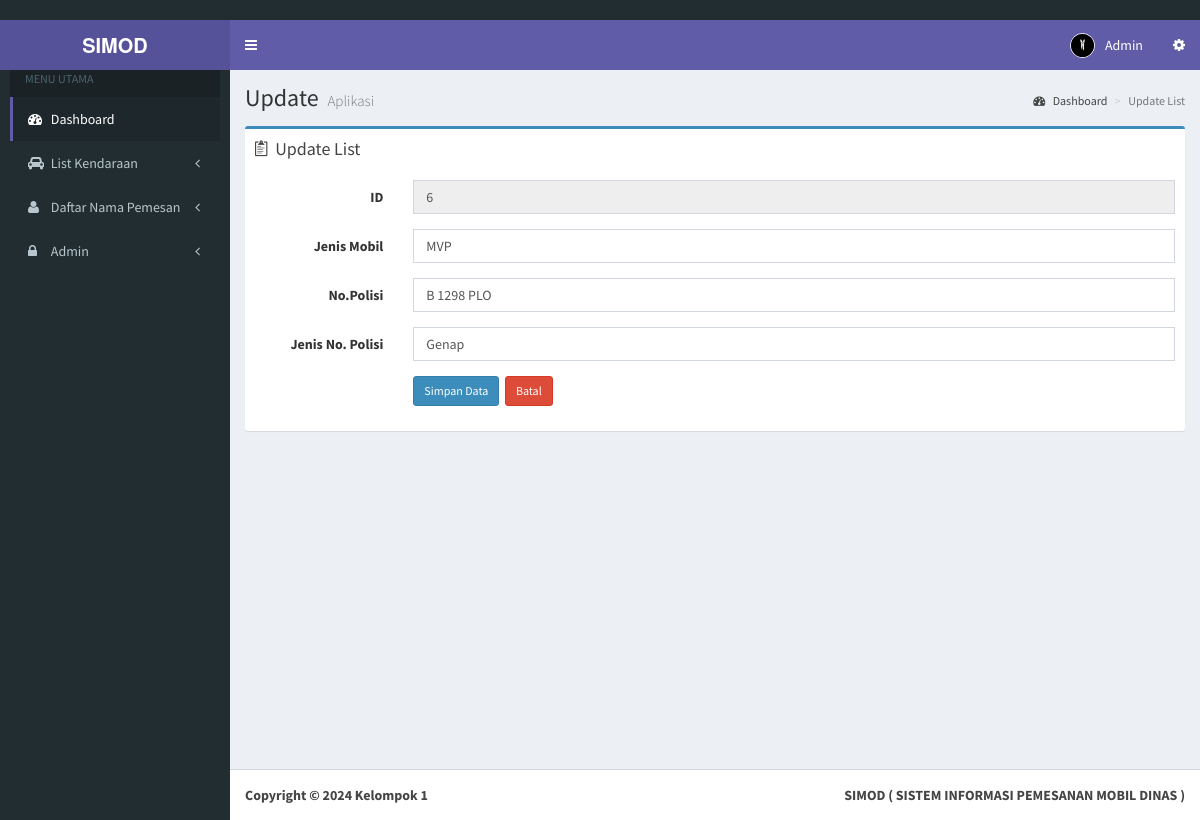
Page /admin/update-list.php?id=6 (signed in) on the committed database.
### tables this page shows
CREATE TABLE `kendaraan` (
  `id` int(11) NOT NULL,
  `jenismobil` varchar(200) NOT NULL,
  `nomor` varchar(200) NOT NULL,
  `jenis` varchar(200) NOT NULL
);

### admin/update-list.php (the view, shortened to what this page needs)
<!DOCTYPE html>
<html>
<?php include "head.php"; ?>
<body class="hold-transition skin-purple sidebar-mini">
  <div class="wrapper">
    <?php include "header.php"; ?>
    <?php include "menu.php"; ?>
    <div class="content-wrapper">
      <section class="content-header">
        <h1>
          Update
          <small>Aplikasi</small>
        </h1>
        <ol class="breadcrumb">
          <li><a href="index.php"><i class="fa fa-dashboard"></i> Dashboard</a></li>
          <li class="active">Update List</li>
        </ol>
      </section>
      <section class="content">
        <div class="row">
          <section class="col-lg-12 connectedSortable">
            <div class="box box-primary">
              <div class="box-header">
                <i class="ion ion-clipboard"></i>
                <h3 class="box-title">Update List</h3>
              </div>
              <?php
              $id = $_GET['id'];
              $query = mysqli_query($koneksi, "SELECT * FROM kendaraan WHERE id='$id'");
              $data  = mysqli_fetch_array($query);
              ?>
              <div class="box-body">
                <?php if ($_SESSION['level'] == 'admin') { ?>
                  <div class="form-panel">
                    <form class="form-horizontal style-form" action="proses-list.php" method="post" name="form1" id="form1">
                      <div class="form-group">
                        <label class="col-sm-2 col-sm-2 control-label"> ID</label>
                        <div class="col-sm-10">
                          <input name="id" type="text" id="id" class="form-control" value="<?php echo $data['id']; ?>" readonly="readonly" autofocus="on" />
                        </div>
                      </div>
                      <div class="form-group">
                        <label class="col-sm-2 col-sm-2 control-label">Jenis Mobil</label>
                        <div class="col-sm-10">
                          <input name="jenismobil" type="text" id="jenismobil" class="form-control" value="<?php echo $data['jenismobil']; ?>" required />
                        </div>
                      </div>
                      <div class="form-group">
                        <label class="col-sm-2 col-sm-2 control-label">No.Polisi</label>
                        <div class="col-sm-10">
                          <input name="nomor" type="text" id="nomor" class="form-control" value="<?php echo $data['nomor']; ?>" required />
                        </div>
                      </div>
                      <div class="form-group">
                        <label class="col-sm-2 col-sm-2 control-label">Jenis No. Polisi</label>
                        <div class="col-sm-10">
                          <input name="jenis" class="form-control" id="jenis" type="text" value="<?php echo $data['jenis']; ?>" required />
                        </div>
                      </div>
                      <div class="form-group">
                        <label class="col-sm-2 col-sm-2 control-label"></label>
                        <div class="col-sm-10">
                          <input type="submit" value="Simpan Data" class="btn btn-sm btn-primary" />&nbsp;
                          <a href="admin.php" class="btn btn-sm btn-danger">Batal </a>
                        </div>
                      </div>
                    </form>
                  </div>
                <?php } else {
                  echo " <script> alert('Anda tidak memiliki akses!'); window.location ='list.php' </script>";
                } ?>
              </div>
          </section>
        </div>
      </section>
    </div>
    <?php include "footer.php"; ?>
  </div>
</body>
</html>

### rows in the picture
kendaraan: id "6", jenismobil "MVP", nomor "B 1298 PLO", jenis "Genap"

### other values in the picture
$_SESSION['fullname'] "Admin"
